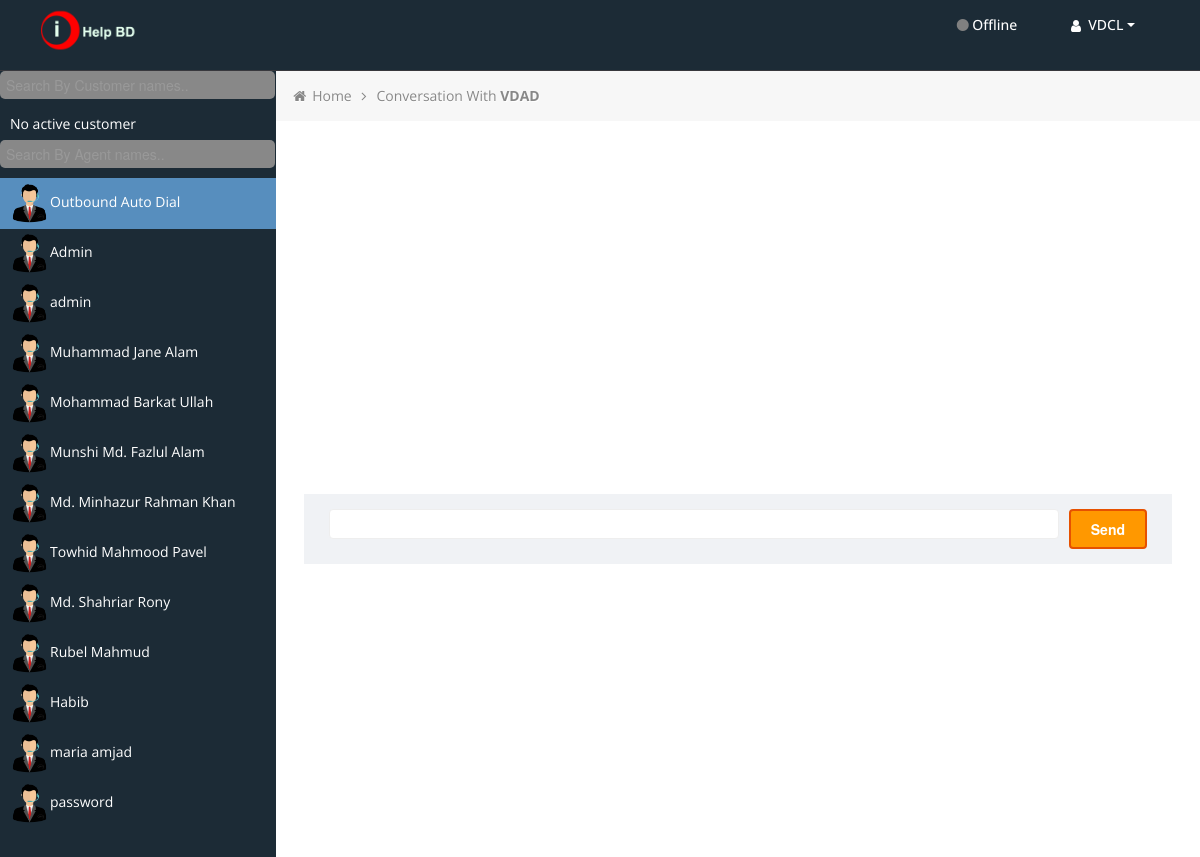
The app's page /?p=VDAD (signed in) with its own data.
### tables this page shows
CREATE TABLE `vicidial_users` (
  `user_id` int UNSIGNED NOT NULL,
  `user` varchar(20) NOT NULL,
  `pass` varchar(100) NOT NULL,
  `full_name` varchar(50) DEFAULT NULL,
  `user_level` tinyint UNSIGNED DEFAULT '1',
  `user_group` varchar(20) DEFAULT NULL,
  `phone_login` varchar(20) DEFAULT NULL,
  `phone_pass` varchar(100) DEFAULT NULL,
  `delete_users` enum('0','1') DEFAULT '0',
  `delete_user_groups` enum('0','1') DEFAULT '0',
  `delete_lists` enum('0','1') DEFAULT '0',
  `delete_campaigns` enum('0','1') DEFAULT '0',
  `delete_ingroups` enum('0','1') DEFAULT '0',
  `delete_remote_agents` enum('0','1') DEFAULT '0',
  `load_leads` enum('0','1') DEFAULT '0',
  `campaign_detail` enum('0','1') DEFAULT '0',
  `ast_admin_access` enum('0','1') DEFAULT '0',
  `ast_delete_phones` enum('0','1') DEFAULT '0',
  `delete_scripts` enum('0','1') DEFAULT '0',
  `modify_leads` enum('0','1') DEFAULT '0',
  `hotkeys_active` enum('0','1') DEFAULT '0',
  `change_agent_campaign` enum('0','1') DEFAULT '0',
  `agent_choose_ingroups` enum('0','1') DEFAULT '1',
  `closer_campaigns` text,
  `scheduled_callbacks` enum('0','1') DEFAULT '1',
  `agentonly_callbacks` enum('0','1') DEFAULT '0',
  `agentcall_manual` enum('0','1') DEFAULT '0',
  `vicidial_recording` enum('0','1') DEFAULT '1',
  `vicidial_transfers` enum('0','1') DEFAULT '1',
  `delete_filters` enum('0','1') DEFAULT '0',
  `alter_agent_interface_options` enum('0','1') DEFAULT '0',
  `closer_default_blended` enum('0','1') DEFAULT '0',
  `delete_call_times` enum('0','1') DEFAULT '0',
  `modify_call_times` enum('0','1') DEFAULT '0',
  `modify_users` enum('0','1') DEFAULT '0',
  `modify_campaigns` enum('0','1') DEFAULT '0',
  `modify_lists` enum('0','1') DEFAULT '0',
  `modify_scripts` enum('0','1') DEFAULT '0',
  `modify_filters` enum('0','1') DEFAULT '0',
  `modify_ingroups` enum('0','1') DEFAULT '0',
  `modify_usergroups` enum('0','1') DEFAULT '0',
  `modify_remoteagents` enum('0','1') DEFAULT '0',
  `modify_servers` enum('0','1') DEFAULT '0',
  `view_reports` enum('0','1') DEFAULT '0',
  `vicidial_recording_override` enum('DISABLED','NEVER','ONDEMAND','ALLCALLS','ALLFORCE') DEFAULT 'DISABLED',
  `alter_custdata_override` enum('NOT_ACTIVE','ALLOW_ALTER') DEFAULT 'NOT_ACTIVE',
  `qc_enabled` enum('0','1') DEFAULT '0',
  `qc_user_level` int DEFAULT '1',
  `qc_pass` enum('0','1') DEFAULT '0',
  `qc_finish` enum('0','1') DEFAULT '0',
  `qc_commit` enum('0','1') DEFAULT '0',
  `add_timeclock_log` enum('0','1') DEFAULT '0',
  `modify_timeclock_log` enum('0','1') DEFAULT '0',
  `delete_timeclock_log` enum('0','1') DEFAULT '0',
  `alter_custphone_override` enum('NOT_ACTIVE','ALLOW_ALTER') DEFAULT 'NOT_ACTIVE',
  `vdc_agent_api_access` enum('0','1') DEFAULT '0',
  `modify_inbound_dids` enum('0','1') DEFAULT '0',
  `delete_inbound_dids` enum('0','1') DEFAULT '0',
  `active` enum('Y','N') DEFAULT 'Y',
  `alert_enabled` enum('0','1') DEFAULT '0',
  `download_lists` enum('0','1') DEFAULT '0',
  `agent_shift_enforcement_override` enum('DISABLED','OFF','START','ALL') DEFAULT 'DISABLED',
  `manager_shift_enforcement_override` enum('0','1') DEFAULT '0',
  `shift_override_flag` enum('0','1') DEFAULT '0',
  `export_reports` enum('0','1') DEFAULT '0',
  `delete_from_dnc` enum('0','1') DEFAULT '0',
  `email` varchar(100) DEFAULT '',
  `user_code` varchar(100) DEFAULT '',
  `territory` varchar(100) DEFAULT '',
  `allow_alerts` enum('0','1') DEFAULT '0',
  `agent_choose_territories` enum('0','1') DEFAULT '1',
  `custom_one` varchar(100) DEFAULT '',
  `custom_two` varchar(100) DEFAULT '',
  `custom_three` varchar(100) DEFAULT '',
  `custom_four` varchar(100) DEFAULT '',
  `custom_five` varchar(100) DEFAULT '',
  `voicemail_id` varchar(10) DEFAULT NULL,
  `agent_call_log_view_override` enum('DISABLED','Y','N') DEFAULT 'DISABLED',
  `callcard_admin` enum('1','0') DEFAULT '0',
  `agent_choose_blended` enum('0','1') DEFAULT '1',
  `realtime_block_user_info` enum('0','1') DEFAULT '0',
  `custom_fields_modify` enum('0','1') DEFAULT '0',
  `force_change_password` enum('Y','N') DEFAULT 'N',
  `agent_lead_search_override` enum('NOT_ACTIVE','ENABLED','LIVE_CALL_INBOUND','LIVE_CALL_INBOUND_AND_MANUAL','DISABLED') DEFAULT 'NOT_ACTIVE',
  `modify_shifts` enum('1','0') DEFAULT '0',
  `modify_phones` enum('1','0') DEFAULT '0',
  `modify_carriers` enum('1','0') DEFAULT '0',
  `modify_labels` enum('1','0') DEFAULT '0',
  `modify_statuses` enum('1','0') DEFAULT '0',
  `modify_voicemail` enum('1','0') DEFAULT '0',
  `modify_audiostore` enum('1','0') DEFAULT '0',
  `modify_moh` enum('1','0') DEFAULT '0',
  `modify_tts` enum('1','0') DEFAULT '0',
  `preset_contact_search` enum('NOT_ACTIVE','ENABLED','DISABLED') DEFAULT 'NOT_ACTIVE',
  `modify_contacts` enum('1','0') DEFAULT '0',
  `modify_same_user_level` enum('0','1') DEFAULT '1',
  `admin_hide_lead_data` enum('0','1') DEFAULT '0',
  `admin_hide_phone_data` enum('0','1','2_DIGITS','3_DIGITS','4_DIGITS') DEFAULT '0',
  `agentcall_email` enum('0','1') DEFAULT '0',
  `modify_email_accounts` enum('0','1') DEFAULT '0',
  `failed_login_count` tinyint UNSIGNED DEFAULT '0',
  `last_login_date` datetime DEFAULT '2001-01-01 00:00:01',
  `last_ip` varchar(15) DEFAULT '',
  `pass_hash` varchar(500) DEFAULT '',
  `alter_admin_interface_options` enum('0','1') DEFAULT '1',
  `max_inbound_calls` smallint UNSIGNED DEFAULT '0',
  `modify_custom_dialplans` enum('1','0') DEFAULT '0',
  `wrapup_seconds_override` smallint DEFAULT '-1',
  `modify_languages` enum('1','0') DEFAULT '0',
  `selected_language` varchar(100) DEFAULT 'default English',
  `user_choose_language` enum('1','0') DEFAULT '0',
  `ignore_group_on_search` enum('1','0') DEFAULT '0',
  `api_list_restrict` enum('1','0') DEFAULT '0',
  `api_allowed_functions` varchar(1000) DEFAULT ' ALL_FUNCTIONS ',
  `lead_filter_id` varchar(20) DEFAULT 'NONE',
  `admin_cf_show_hidden` enum('1','0') DEFAULT '0',
  `agentcall_chat` enum('1','0') DEFAULT '0',
  `user_hide_realtime` enum('1','0') DEFAULT '0',
  `access_recordings` enum('0','1') DEFAULT '0',
  `modify_colors` enum('1','0') DEFAULT '0',
  `user_nickname` varchar(50) DEFAULT '',
  `user_new_lead_limit` smallint DEFAULT '-1',
  `api_only_user` enum('0','1') DEFAULT '0',
  `modify_auto_reports` enum('1','0') DEFAULT '0',
  `modify_ip_lists` enum('1','0') DEFAULT '0',
  `ignore_ip_list` enum('1','0') DEFAULT '0',
  `ready_max_logout` mediumint DEFAULT '-1',
  `export_gdpr_leads` enum('0','1','2') DEFAULT '0'
);

### menu.php (the view, shortened to what this page needs)
<div id="sidebar-left" class="span3" style="overflow: auto;">
    <div class="nav-collapse sidebar-nav">
        <input type="text" id="myInputEx" onkeyup="customSearchByNameEx()"
            style="border-radius: 5px;background: #888; border: 1px #888; color: #FFFFFF; width: 95%;"
            placeholder="Search By Customer names..">
        <ul class="nav nav-tabs nav-stacked main-menu" id="myULEx">
            <?php
			$cust_qry = $conn->query("SELECT * FROM `chat_id` WHERE `agent_name` = '" . $_SESSION["userLiveChat"] . "' AND `agent_close` <> 'YES'");
			if ($cust_qry->num_rows > 0) {
				while ($row_cust = $cust_qry->fetch_assoc()) {
					$result_notify2 = $conn->query("SELECT * FROM `chat_customer_notification` WHERE chat_id='" . $row_cust['id'] . "'");
					$row_count2 = $result_notify2->num_rows;
					if ($row_count2 > 0) {
						echo "<li id=\"" . $row_cust['id'] . "\"><a href=\"?p=" . $row_cust['id'] . "&type=cust\" id=\"aa_" . $row_cust['id'] . "\"><span><img src=\"./img/gallery/customer-icon.png\" alt=\"Agent to Agent Chat\" width=\"40\" height=\"45\"></span>";
						echo "<span class=\"hidden-tablet\">" . $row_cust['customer_id'] . "</span><span class=\"badge\" id=\"cc_" . $row_list['id'] . "\" style=\"background: red;\">" . $row_count2 . "</span></a></li>";
					} else {
						echo "<li id=\"" . $row_cust['id'] . "\"><a href=\"?p=" . $row_cust['id'] . "&type=cust\" id=\"aa_" . $row_cust['id'] . "\"><span><img src=\"./img/gallery/customer-icon.png\" alt=\"Agent to Agent Chat\" width=\"40\" height=\"45\"></span>";
						echo "<span class=\"hidden-tablet\">" . $row_cust['customer_id'] . "</span></a></li>";
					}
				}
			} else {
				echo "<li id=\"no_id\"><a href=\"#\" id=\"aa_no_id\"><span></span>";
				echo "<span class=\"hidden-tablet\">No active customer</span></a></li>";
			}
			?>
        </ul>
        <input type="text" id="myInputIn" onkeyup="customSearchByNameIn()"
            style="border-radius: 5px;background: #888; border: 1px #888; color: #FFFFFF; width: 95%;"
            placeholder="Search By Agent names..">
        <ul class="nav nav-tabs nav-stacked main-menu" id="myULIn">
            <?php
			$user_list = array();
			$sql = "SELECT * FROM `vicidial_live_agents`";
			$ul_qry = $conn->query($sql);
			while ($row_ul = $ul_qry->fetch_assoc()) {
				array_push($user_list, $row_ul['user']);
			}
			$result_qry = $conn->query("SELECT * FROM `vicidial_users` WHERE user_group='" . $_SESSION['userGroupLiveChat'] . "' and user <> '" . $_SESSION["userLiveChat"] . "'");
			while ($row_list = $result_qry->fetch_assoc()) {
				if (in_array($row_list['user'], $user_list)) {
					$agent_icon = "agent-icon-online.png";
				} else {
					$agent_icon = "agent-icon-offline.png";
				}
				$result_notify = $conn->query("SELECT * FROM `internal_conversation_notification` WHERE received_by='" . $_SESSION['userLiveChat'] . "' and send_by = '" . $row_list['user'] . "'");
				$row_count = ($result_notify->num_rows);
				if ($row_count > 0) {
					echo "<li id=\"" . $row_list['user'] . "\"><a href=\"?p=" . $row_list['user'] . "\" id=\"aa_" . $row_list['user'] . "\"><span><img src=\"./img/gallery/" . $agent_icon . "\" alt=\"Agent to Agent Chat\" width=\"40\" height=\"45\"></span>";
					echo "<span class=\"hidden-tablet\">" . $row_list['full_name'] . "</span><span class=\"badge\" id=\"cc_" . $row_list['user'] . "\" style=\"background: red;\">" . $row_count . "</span></a></li>";
				} else {
					echo "<li id=\"" . $row_list['user'] . "\"><a href=\"?p=" . $row_list['user'] . "\" id=\"aa_" . $row_list['user'] . "\"><span><img src=\"./img/gallery/" . $agent_icon . "\" alt=\"Agent to Agent Chat\" width=\"40\" height=\"45\"></span>";
					echo "<span class=\"hidden-tablet\">" . $row_list['full_name'] . "</span></a></li>";
				}
			}
			?>
        </ul>
    </div>
</div>

### css/style.css (style rules this page uses)
body { background: #F5F5F5; color: #333; border: none; font-family: 'Open Sans', sans-serif; font-weight: 400; }
a { color: #646464; }
#sidebar-left { background: #1C2B36; }
.sidebar-nav > ul { margin: 0px; padding-bottom: 1px; font-size: 14px; }
.nav-tabs.nav-stacked > li > a, .nav-tabs.nav-stacked > li > ul > li > a { padding: 5px 10px 5px 10px; color: #fff; border-top: none; border-bottom: 1px solid transparent; border-left: none; border-right: none; text-decoration: none; -webkit-border-radius: 0px; -moz-border-radius: 0px; border-radius: 0px; }
.nav-tabs.nav-stacked > li:last-child > a { border-bottom: 1px solid transparent; }
.nav-tabs.nav-stacked > li.active > a, .nav-tabs.nav-stacked > li > ul > li.active > a { background: #578EBE; border-bottom: 1px solid #578EBE; }
.nav-tabs.nav-stacked > li:first-child > a { margin: 0px 0px 0px 0px; -webkit-border-radius: 0px; -moz-border-radius: 0px; border-radius: 0px; }
.nav-tabs.nav-stacked > li:last-child > a { -webkit-border-radius: 0px; -moz-border-radius: 0px; border-radius: 0px; }

### css/style-responsive.css (style rules this page uses)
@media (min-width: 1200px) { #sidebar-left { background: #1C2B36; margin-left: 0px !important; position: absolute; height: 100%; } }
@media (min-width: 1200px) { .sidebar-nav > ul { margin: 0px; } }

### css/halflings.css (style rules this page uses)
html, html .halflings { -webkit-font-smoothing: antialiased !important; }

### css/style-forms.css (style rules this page uses)
.add-on, select, textarea, input[type="text"], input[type="password"], input[type="datetime"], input[type="datetime-local"], input[type="date"], input[type="month"], input[type="time"], input[type="week"], input[type="number"], input[type="email"], input[type="url"], input[type="search"], input[type="tel"], input[type="color"], input[type="file"], .uneditable-input { border-color: #eee !important; display: inline-block; height: 20px; padding: 4px 6px; margin-bottom: 10px; font-size: 14px; line-height: 20px; color: #555555; vertical-align: middle; -webkit-border-radius: 0px; -moz-border-radius: 0px; border-radius: 0px; }
input, textarea, .uneditable-input { width: 206px; }
textarea, input[type="text"], input[type="password"], input[type="datetime"], input[type="datetime-local"], input[type="date"], input[type="month"], input[type="time"], input[type="week"], input[type="number"], input[type="email"], input[type="url"], input[type="search"], input[type="tel"], input[type="color"], .uneditable-input { background-color: #ffffff; border: 1px solid #cccccc; -webkit-box-shadow: none; -moz-box-shadow: none; box-shadow: none; -webkit-transition: border linear 0.2s, box-shadow linear 0.2s; -moz-transition: border linear 0.2s, box-shadow linear 0.2s; -o-transition: border linear 0.2s, box-shadow linear 0.2s; transition: border linear 0.2s, box-shadow linear 0.2s; }
input, textarea, .uneditable-input { margin-left: 0; }

### records on screen
vicidial_users: full_name "Outbound Auto Dial"
vicidial_users: full_name "Admin"
vicidial_users: full_name "admin"
vicidial_users: full_name "Muhammad Jane Alam"
vicidial_users: full_name "Mohammad Barkat Ullah"
vicidial_users: full_name "Munshi Md. Fazlul Alam"
vicidial_users: full_name "Md. Minhazur Rahman Khan"
vicidial_users: full_name "Towhid Mahmood Pavel"
vicidial_users: full_name "Md. Shahriar Rony"
vicidial_users: full_name "Rubel Mahmud"
vicidial_users: full_name "Habib"
vicidial_users: full_name "maria amjad"
vicidial_users: full_name "password"

### other values on screen
$_SESSION['userLiveChat'] "VDCL"
$query_file_name "VDAD"
